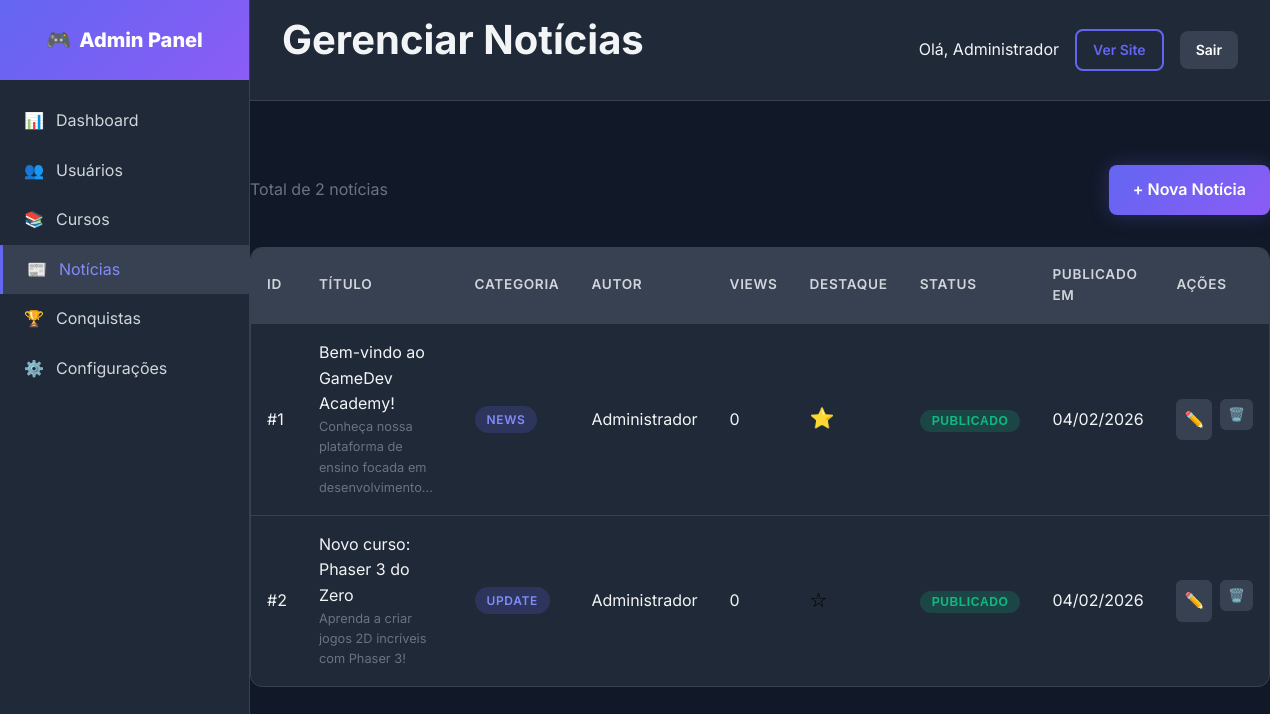
Screenshot of /admin/news.php (signed in) with the database file from the repository.
### tables this page shows
CREATE TABLE users (
    id INT PRIMARY KEY AUTO_INCREMENT,
    username VARCHAR(50) UNIQUE NOT NULL,
    email VARCHAR(100) UNIQUE NOT NULL,
    password VARCHAR(255) NOT NULL,
    full_name VARCHAR(100) NOT NULL,
    avatar VARCHAR(255) DEFAULT 'default.png',
    role ENUM('student', 'instructor', 'admin') DEFAULT 'student',
    xp_total INT DEFAULT 0,
    level INT DEFAULT 1,
    streak_days INT DEFAULT 0,
    last_activity DATE,
    coins INT DEFAULT 0,
    bio TEXT,
    github_url VARCHAR(255),
    linkedin_url VARCHAR(255),
    is_active TINYINT(1) DEFAULT 1,
    email_verified TINYINT(1) DEFAULT 0,
    created_at TIMESTAMP DEFAULT CURRENT_TIMESTAMP,
    updated_at TIMESTAMP DEFAULT CURRENT_TIMESTAMP ON UPDATE CURRENT_TIMESTAMP
);

CREATE TABLE news (
    id INT PRIMARY KEY AUTO_INCREMENT,
    title VARCHAR(200) NOT NULL,
    slug VARCHAR(200) UNIQUE NOT NULL,
    excerpt TEXT,
    content LONGTEXT,
    thumbnail VARCHAR(255),
    author_id INT,
    category ENUM('update', 'tutorial', 'news', 'event') DEFAULT 'news',
    is_featured TINYINT(1) DEFAULT 0,
    is_published TINYINT(1) DEFAULT 0,
    views INT DEFAULT 0,
    published_at TIMESTAMP NULL,
    created_at TIMESTAMP DEFAULT CURRENT_TIMESTAMP,
    updated_at TIMESTAMP DEFAULT CURRENT_TIMESTAMP ON UPDATE CURRENT_TIMESTAMP,
    FOREIGN KEY (author_id) REFERENCES users(id) ON DELETE SET NULL
);

### includes/functions.php (called while the page is built, shortened)
<?php
if (!function_exists('url')) {
    function url(string $path = ''): string {
        $baseUrl = defined('BASE_URL') ? BASE_URL : 'http://localhost/gamedev-academy/';
        return rtrim($baseUrl, '/') . '/' . ltrim($path, '/');
    }
}
if (!function_exists('asset')) {
    function asset(string $path): string {
        $path = ltrim($path, '/');
        $protocol = (!empty($_SERVER['HTTPS']) && $_SERVER['HTTPS'] === 'on') ? 'https://' : 'http://';
        $host = $_SERVER['HTTP_HOST'] ?? 'localhost';
        $scriptName = $_SERVER['SCRIPT_NAME'];
        $pathParts = explode('/', trim($scriptName, '/'));
        $projectFolder = $pathParts[0] ?? '';
        if (!empty($projectFolder) && $projectFolder !== 'index.php') {
            return $protocol . $host . '/' . $projectFolder . '/assets/' . $path;
        }
        return $protocol . $host . '/assets/' . $path;
    }
}
if (!function_exists('escape')) {
    function escape(?string $string): string {
        return htmlspecialchars($string, ENT_QUOTES | ENT_HTML5, 'UTF-8');
    }
}
if (!function_exists('formatDate')) {
    function formatDate(?string $date, string $format = 'd/m/Y'): string {
        $timestamp = is_numeric($date) ? $date : strtotime($date);
        return date($format, $timestamp);
    }
}
if (!function_exists('truncate')) {
    function truncate(?string $text, int $length = 100, string $suffix = '...'): string {
        if (mb_strlen($text) <= $length) {
            return $text;
        }
        return mb_substr($text, 0, $length) . $suffix;
    }
}
?>

### classes/Database.php (called while the page is built, shortened)
<?php
class Database {
    private static $instance = null;
    private $pdo;
    private function __construct() {
        try {
            $dsn = "mysql:host=" . DB_HOST . ";dbname=" . DB_NAME . ";charset=" . DB_CHARSET;
            $options = [
                PDO::ATTR_ERRMODE => PDO::ERRMODE_EXCEPTION,
                PDO::ATTR_DEFAULT_FETCH_MODE => PDO::FETCH_ASSOC,
                PDO::ATTR_EMULATE_PREPARES => false,
            ];
            $this->pdo = new PDO($dsn, DB_USER, DB_PASS, $options);
        } catch (PDOException $e) {
            die("Erro de conexão: " . $e->getMessage());
        }
    }
    public static function getInstance(): self {
        if (self::$instance === null) {
            self::$instance = new self();
        }
        return self::$instance;
    }
    public function query(string $sql, array $params = []): PDOStatement {
        $stmt = $this->pdo->prepare($sql);
        $stmt->execute($params);
        return $stmt;
    }
    public function fetch(string $sql, array $params = []): ?array {
        return $this->query($sql, $params)->fetch() ?: null;
    }
    public function fetchAll(string $sql, array $params = []): array {
        return $this->query($sql, $params)->fetchAll();
    }
}

### classes/Auth.php (called while the page is built, shortened)
<?php
class Auth {
    private $user;
    public function __construct() {
        $this->user = new User();
    }
    public function isLoggedIn(): bool {
        if (isset($_SESSION['user_id'])) {
            return true;
        }
        return false;
    }
    public function getCurrentUser(): ?array {
        return $this->user->find($_SESSION['user_id']);
    }
}

### classes/User.php (called while the page is built, shortened)
<?php
class User {
    private $db;
    public function __construct() {
        $this->db = Database::getInstance();
    }
    public function find(int $id): ?array {
        return $this->db->fetch("SELECT * FROM users WHERE id = ?", [$id]);
    }
}

### classes/News.php (called while the page is built, shortened)
<?php
class News {
    private $db;
    public function __construct() {
        $this->db = Database::getInstance();
    }
    public function getAll(bool $publishedOnly = true, int $limit = 20): array {
        $where = $publishedOnly ? "WHERE n.is_published = 1" : "";
        return $this->db->fetchAll(
            "SELECT n.*, u.full_name as author_name
             FROM news n
             LEFT JOIN users u ON n.author_id = u.id
             {$where}
             ORDER BY n.published_at DESC, n.created_at DESC
             LIMIT ?",
            [$limit]
        );
    }
}

### admin/news.php (the view, shortened to what this page needs)
<?php
$pageTitle = 'Gerenciar Notícias';
include 'includes/header.php';
$newsModel = new News();
$news = $newsModel->getAll(false);
?>
<div class="d-flex justify-between align-center mb-4">
    <div>
        <p class="text-muted">Total de <?= count($news) ?> notícias</p>
    </div>
    <a href="<?= url('admin/news-edit.php') ?>" class="btn btn-primary">
        + Nova Notícia
    </a>
</div>
<div class="admin-table-container">
    <table class="admin-table">
        <thead>
            <tr>
                <th>ID</th>
                <th>Título</th>
                <th>Categoria</th>
                <th>Autor</th>
                <th>Views</th>
                <th>Destaque</th>
                <th>Status</th>
                <th>Publicado em</th>
                <th>Ações</th>
            </tr>
        </thead>
        <tbody>
            <?php foreach ($news as $article): ?>
            <tr>
                <td>#<?= $article['id'] ?></td>
                <td>
                    <div>
                        <div><?= escape($article['title']) ?></div>
                        <div style="font-size: 0.8rem; color: var(--gray-500);">
                            <?= escape(truncate($article['excerpt'], 60)) ?>
                        </div>
                    </div>
                </td>
                <td>
                    <span class="badge badge-primary"><?= escape($article['category']) ?></span>
                </td>
                <td><?= escape($article['author_name'] ?? 'Admin') ?></td>
                <td><?= number_format($article['views']) ?></td>
                <td>
                    <form method="POST" style="display: inline;">
                        <button type="submit" style="background: none; border: none; cursor: pointer; font-size: 1.25rem;">
                            <?= $article['is_featured'] ? '⭐' : '☆' ?>
                        </button>
                    </form>
                </td>
                <td>
                    <form method="POST" style="display: inline;">
                        <?php if ($article['is_published']): ?>
                            <button type="submit" class="badge badge-success" style="cursor: pointer; border: none;">
                                Publicado
                            </button>
                        <?php else: ?>
                            <button type="submit" class="badge badge-warning" style="cursor: pointer; border: none;">
                                Rascunho
                            </button>
                        <?php endif; ?>
                    </form>
                </td>
                <td>
                    <?= $article['published_at'] ? formatDate($article['published_at']) : '-' ?>
                </td>
                <td>
                    <div class="admin-actions">
                        <a href="<?= url('admin/news-edit.php?id=' . $article['id']) ?>"
                           class="btn-action edit" title="Editar">✏️</a>
                        <form method="POST" style="display: inline;"
                              onsubmit="return confirm('Tem certeza que deseja excluir esta notícia?')">
                            <button type="submit" class="btn-action delete" title="Deletar">🗑️</button>
                        </form>
                    </div>
                </td>
            </tr>
            <?php endforeach; ?>
        </tbody>
    </table>
</div>
<?php include 'includes/footer.php'; ?>

### admin/includes/header.php (shortened to what this page needs)
<?php
require_once __DIR__ . '/../../config/database.php';
require_once __DIR__ . '/../../classes/Database.php';
require_once __DIR__ . '/../../classes/User.php';
require_once __DIR__ . '/../../classes/Auth.php';
require_once __DIR__ . '/../../classes/News.php';
require_once __DIR__ . '/../../includes/functions.php';
$auth = new Auth();
$auth->requireAdmin();
$currentUser = $auth->getCurrentUser();
$currentPage = basename($_SERVER['PHP_SELF'], '.php');
?>
<!DOCTYPE html>
<html lang="pt-BR">
<head>
    <link rel="stylesheet" href="<?= asset('css/main.css') ?>">
    <link rel="stylesheet" href="<?= asset('css/admin.css') ?>">
</head>
<body>
    <div class="admin-layout">
        <?php include __DIR__ . '/sidebar.php'; ?>
        <main class="admin-main">
            <div class="admin-header">
                <h1><?= $pageTitle ?? 'Dashboard' ?></h1>
                <div class="d-flex align-center gap-2">
                    <span>Olá, <?= escape($currentUser['full_name']) ?></span>
                    <a href="<?= url() ?>" class="btn btn-sm btn-outline">Ver Site</a>
                    <a href="<?= url('logout.php') ?>" class="btn btn-sm btn-secondary">Sair</a>
                </div>
            </div>
            <div class="admin-content"></div>

### admin/includes/sidebar.php (shortened to what this page needs)
<aside class="admin-sidebar">
    <div class="admin-sidebar-header">
        <div class="admin-sidebar-brand">
            <span>🎮</span>
            <span>Admin Panel</span>
        </div>
    </div>
    <nav class="admin-nav">
        <a href="<?= url('admin/') ?>" class="admin-nav-item <?= $currentPage === 'index' ? 'active' : '' ?>">
            <span>📊</span>
            <span>Dashboard</span>
        </a>
        <a href="<?= url('admin/users.php') ?>" class="admin-nav-item <?= $currentPage === 'users' ? 'active' : '' ?>">
            <span>👥</span>
            <span>Usuários</span>
        </a>
        <a href="<?= url('admin/courses.php') ?>" class="admin-nav-item <?= $currentPage === 'courses' ? 'active' : '' ?>">
            <span>📚</span>
            <span>Cursos</span>
        </a>
        <a href="<?= url('admin/news.php') ?>" class="admin-nav-item <?= $currentPage === 'news' ? 'active' : '' ?>">
            <span>📰</span>
            <span>Notícias</span>
        </a>
        <a href="<?= url('admin/achievements.php') ?>" class="admin-nav-item <?= $currentPage === 'achievements' ? 'active' : '' ?>">
            <span>🏆</span>
            <span>Conquistas</span>
        </a>
        <a href="<?= url('admin/settings.php') ?>" class="admin-nav-item <?= $currentPage === 'settings' ? 'active' : '' ?>">
            <span>⚙️</span>
            <span>Configurações</span>
        </a>
    </nav>
</aside>

### admin/includes/footer.php (shortened to what this page needs)
            </div>
</body>
</html>

### assets/css/main.css (style rules this page uses)
:root { --primary: #6366f1; --primary-dark: #4f46e5; --primary-light: #818cf8; --secondary: #10b981; --accent: #f59e0b; --danger: #ef4444; --warning: #f59e0b; --success: #10b981; --dark: #1e1e2e; --dark-light: #2a2a3e; --gray-900: #111827; --gray-800: #1f2937; --gray-700: #374151; --gray-600: #4b5563; --gray-500: #6b7280; --gray-400: #9ca3af; --gray-300: #d1d5db; --gray-200: #e5e7eb; --gray-100: #f3f4f6; --white: #ffffff; --gradient-primary: linear-gradient(135deg, #6366f1 0%, #8b5cf6 100%); --gradient-secondary: linear-gradient(135deg, #10b981 0%, #34d399 100%); --gradient-dark: linear-gradient(135deg, #1e1e2e 0%, #2a2a3e 100%); --gradient-hero: linear-gradient(135deg, #1e1e2e 0%, #2d1b69 50%, #1e1e2e 100%); --shadow-sm: 0 1px 2px rgba(0, 0, 0, 0.05); --shadow: 0 4px 6px -1px rgba(0, 0, 0, 0.1); --shadow-md: 0 10px 15px -3px rgba(0, 0, 0, 0.1); --shadow-lg: 0 20px 25px -5px rgba(0, 0, 0, 0.1); --shadow-glow: 0 0 20px rgba(99, 102, 241, 0.3); --radius-sm: 0.375rem; --radius: 0.5rem; --radius-lg: 0.75rem; --radius-xl: 1rem; --radius-full: 9999px; --transition: all 0.3s ease; --transition-fast: all 0.15s ease; }
* { margin: 0; padding: 0; box-sizing: border-box; }
html { scroll-behavior: smooth; }
body { font-family: 'Inter', -apple-system, BlinkMacSystemFont, 'Segoe UI', Roboto, sans-serif; background: var(--gray-900); color: var(--gray-100); line-height: 1.6; min-height: 100vh; }
a { color: var(--primary-light); text-decoration: none; transition: var(--transition-fast); }
h1, h2, h3, h4, h5, h6 { font-weight: 700; line-height: 1.2; margin-bottom: 0.5em; }
h1 { font-size: 2.5rem; }
.btn { display: inline-flex; align-items: center; justify-content: center; gap: 0.5rem; padding: 0.75rem 1.5rem; font-size: 1rem; font-weight: 600; border: none; border-radius: var(--radius); cursor: pointer; transition: var(--transition); text-decoration: none; }
.btn-primary { background: var(--gradient-primary); color: var(--white); box-shadow: var(--shadow-glow); }
.btn-secondary { background: var(--gray-700); color: var(--white); }
.btn-outline { background: transparent; border: 2px solid var(--primary); color: var(--primary); }
.btn-sm { padding: 0.5rem 1rem; font-size: 0.875rem; }
.badge { display: inline-flex; align-items: center; padding: 0.25rem 0.75rem; font-size: 0.75rem; font-weight: 600; border-radius: var(--radius-full); text-transform: uppercase; letter-spacing: 0.05em; }
.badge-primary { background: rgba(99, 102, 241, 0.2); color: var(--primary-light); }
.badge-success { background: rgba(16, 185, 129, 0.2); color: var(--success); }
.text-muted { color: var(--gray-500); }
.mb-4 { margin-bottom: 2rem; }
.d-flex { display: flex; }
.align-center { align-items: center; }
.justify-between { justify-content: space-between; }
.gap-2 { gap: 1rem; }

### rows the page displays
users: full_name "Administrador"
news: id "1", title "Bem-vindo ao GameDev Academy!", excerpt "Conheça nossa plataforma de ensino focada em desenvolvimento...", category "NEWS", author.full_name "Administrador", views "0", is_published "PUBLICADO", published_at "04/02/2026"
news: id "2", title "Novo curso: Phaser 3 do Zero", excerpt "Aprenda a criar jogos 2D incríveis com Phaser 3!", category "UPDATE", author.full_name "Administrador", views "0", is_published "PUBLICADO", published_at "04/02/2026"

### other values shown
$pageTitle "Gerenciar Notícias"
count($news) "2"
